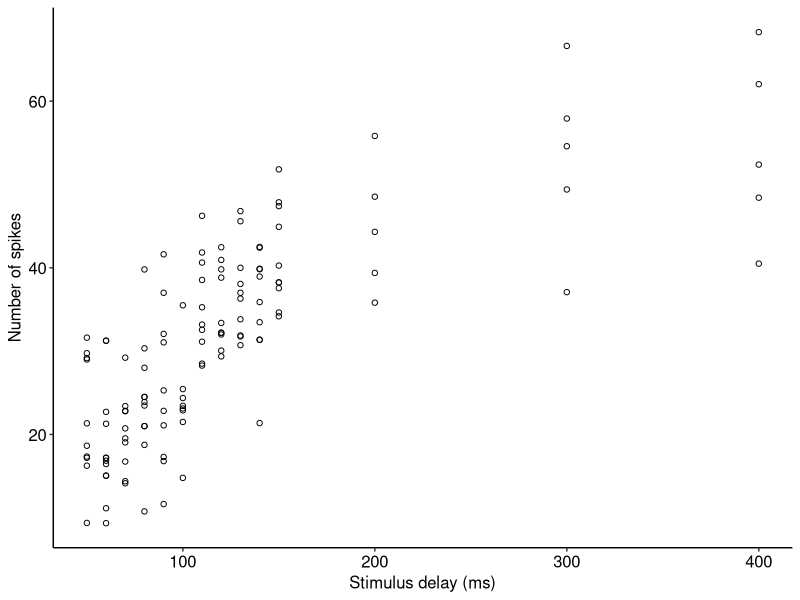

The R source for this figure:
library(ggplot2)
data <- read.csv("psth_phase_response.csv", header=TRUE, sep=",")
binom_plot = ggplot(data, aes(x=phase, y=psth_peak)) + geom_point(shape=1) +
    ## stat_smooth(se=FALSE, method="glm", family="binomial") +
    xlab("Stimulus delay (ms)") + ylab("Number of spikes") +
    theme(axis.line=element_line(colour="black"),
          panel.grid.major=element_blank(),
          panel.grid.minor=element_blank(),
          panel.background=element_blank(),
	  axis.text.x=element_text(family="sans", face="plain", colour="#000000", size=12),
	  axis.text.y=element_text(family="sans", face="plain", colour="#000000", size=12),
          axis.title=element_text(family = "sans", face="plain", size=12),
          legend.title=element_text(family = "sans", face="plain", size=12),
          legend.text=element_text(family = "sans", face="plain", size=12)) 
ggsave(file="figures/Figure_6_phase_response.svg", plot=binom_plot, width=6, height=3)


